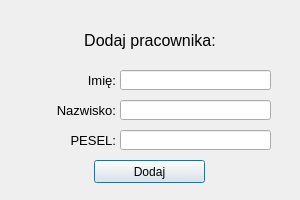
<?xml version="1.0" encoding="UTF-8"?>
<ui version="4.0">
 <class>dodaj_p</class>
 <widget class="QDialog" name="dodaj_p">
  <property name="geometry">
   <rect>
    <x>0</x>
    <y>0</y>
    <width>300</width>
    <height>200</height>
   </rect>
  </property>
  <property name="windowTitle">
   <string>Dialog</string>
  </property>
  <widget class="QLabel" name="label_2">
   <property name="geometry">
    <rect>
     <x>55</x>
     <y>70</y>
     <width>61</width>
     <height>21</height>
    </rect>
   </property>
   <property name="font">
    <font>
     <pointsize>10</pointsize>
    </font>
   </property>
   <property name="text">
    <string>Imię:</string>
   </property>
   <property name="alignment">
    <set>Qt::AlignRight|Qt::AlignTrailing|Qt::AlignVCenter</set>
   </property>
  </widget>
  <widget class="QLabel" name="label_4">
   <property name="geometry">
    <rect>
     <x>55</x>
     <y>130</y>
     <width>61</width>
     <height>21</height>
    </rect>
   </property>
   <property name="font">
    <font>
     <pointsize>10</pointsize>
    </font>
   </property>
   <property name="text">
    <string>PESEL:</string>
   </property>
   <property name="alignment">
    <set>Qt::AlignRight|Qt::AlignTrailing|Qt::AlignVCenter</set>
   </property>
  </widget>
  <widget class="QLineEdit" name="imie">
   <property name="geometry">
    <rect>
     <x>120</x>
     <y>70</y>
     <width>151</width>
     <height>20</height>
    </rect>
   </property>
  </widget>
  <widget class="QLabel" name="label_3">
   <property name="geometry">
    <rect>
     <x>55</x>
     <y>100</y>
     <width>61</width>
     <height>21</height>
    </rect>
   </property>
   <property name="font">
    <font>
     <pointsize>10</pointsize>
    </font>
   </property>
   <property name="text">
    <string>Nazwisko:</string>
   </property>
   <property name="alignment">
    <set>Qt::AlignRight|Qt::AlignTrailing|Qt::AlignVCenter</set>
   </property>
  </widget>
  <widget class="QPushButton" name="dodaj">
   <property name="geometry">
    <rect>
     <x>94</x>
     <y>160</y>
     <width>111</width>
     <height>23</height>
    </rect>
   </property>
   <property name="text">
    <string>Dodaj</string>
   </property>
  </widget>
  <widget class="QLabel" name="label">
   <property name="geometry">
    <rect>
     <x>0</x>
     <y>20</y>
     <width>300</width>
     <height>41</height>
    </rect>
   </property>
   <property name="font">
    <font>
     <pointsize>12</pointsize>
    </font>
   </property>
   <property name="text">
    <string>Dodaj pracownika:</string>
   </property>
   <property name="alignment">
    <set>Qt::AlignCenter</set>
   </property>
  </widget>
  <widget class="QLineEdit" name="nazwisko">
   <property name="geometry">
    <rect>
     <x>120</x>
     <y>100</y>
     <width>151</width>
     <height>20</height>
    </rect>
   </property>
  </widget>
  <widget class="QLineEdit" name="pesel">
   <property name="geometry">
    <rect>
     <x>120</x>
     <y>130</y>
     <width>151</width>
     <height>20</height>
    </rect>
   </property>
  </widget>
 </widget>
 <resources/>
 <connections/>
</ui>
